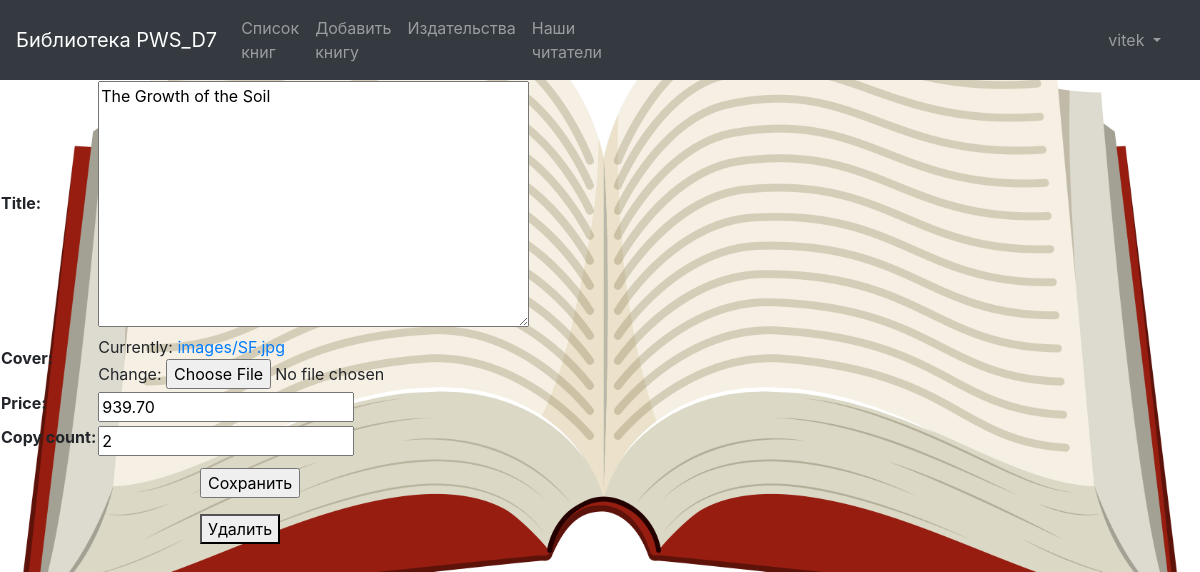
Screenshot of /book/1/ (signed in) with the database file from the repository.
### p_library/models.py (models this page shows, shortened)
class Book(models.Model):
    ISBN = models.CharField(max_length=13)
    title = models.TextField()
    cover = models.ImageField(upload_to='images', height_field='cover_height', width_field='cover_width', max_length=100)
    cover_height = models.PositiveIntegerField()
    cover_width = models.PositiveIntegerField()
    description = models.TextField()
    year_release = models.SmallIntegerField()
    author = models.ForeignKey(Author, on_delete=models.CASCADE)
    publisher = models.ForeignKey(Publisher, null=True, on_delete=models.SET_NULL)
    price = models.DecimalField(max_digits=6, decimal_places=2)
    copy_count = models.PositiveSmallIntegerField(default=1)
    reader = models.ForeignKey(
        'Reader', on_delete=models.SET_NULL,
        null=True, blank=True,
        default='',
        related_name='get_book')

### p_library/views.py (the view)
# urls.py: path('book/<int:pk>/', BookUpdate.as_view(), name='book_edit'),
class BookUpdate(LoginRequiredMixin, UpdateView):
    model = Book
    success_url = reverse_lazy('p_library:book_list')
    fields = ['title', 'cover', 'price', 'copy_count']
    template_name = 'book_edit.html'

### p_library/templates/book_edit.html (shortened to what this page needs)
{% extends 'base.html' %}
{% block content%}
	<form method="post" enctype="multipart/form-data">
		<table>
			{{ form }}
		</table>
		<p>
		<input type="submit" style="margin: 10px 0px 0px 200px;"
				value="Сохранить">
		</p>
	</form>
	<form action="delete/" style="margin: 10px 0px 0px 200px;">
		<button>Удалить</button>
	</form>
{% endblock %}

### p_library/templates/base.html (shortened to what this page needs)
<!DOCTYPE html>
{% load static %}
<html lang="en">
<head>
<link rel="stylesheet"
      href="https://maxcdn.bootstrapcdn.com/bootstrap/4.0.0/css/bootstrap.min.css"
>
<link rel="stylesheet" type="text/css" href="{% static 'css/style.css' %}">
</head>
<body>
<nav class="navbar navbar-expand-md navbar-dark bg-dark">
  <a class="navbar-brand" href="/index">Библиотека PWS_D7</a>
  <div class="collapse navbar-collapse" id="collapsibleNavbar">
    <ul class="navbar-nav">
      <li class="nav-item">
        <a class="nav-link" href="/book/">Список книг</a>
      </li>
      <li class="nav-item">
        <a class="nav-link" href="/book/create/">Добавить книгу</a>
      </li>
            <li class="nav-item">
        <a class="nav-link" href="/publishers/">Издательства</a>
      </li>
      <li class="nav-item">
        <a class="nav-link" href="/readers/">Наши читатели</a>
      </li>
    </ul>
  </div>
{% load account socialaccount %}
{% if user.is_authenticated %}
  <div class="container">
    <div class="collapse navbar-collapse" id="mainMenu">
      <ul class="navbar-nav ml-auto">
        <li class="nav-item dropdown">
          <a class="nav-link dropdown-toggle" href="#" id="userMenu" data-toggle="dropdown" aria-haspopup="true" aria-expanded="false">
            {{ user.username }}
          </a>
        </li>
      </ul>
    </div>
  </div>
{% else %}
  <a class="navbar-brand mr-0" href="/accounts/login/">Log in</a>
{% endif %}
</nav>
    {% block content %}
    {% endblock %}
</body>

### static/css/style.css (style rules this page uses)
body { background: url('./img/back.jpg'); background-size: cover; }

### rows the page displays
Book: title "The Growth of the Soil", price "939.70", copy_count "2"

### other values shown
{{ user.username }} "vitek"
